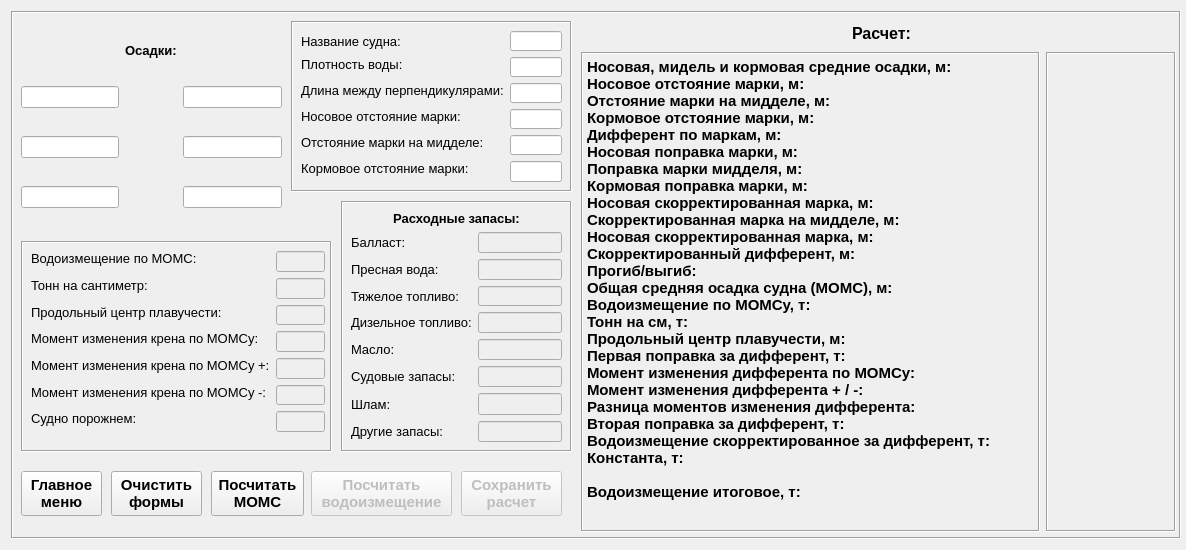
<?xml version="1.0" encoding="UTF-8"?>
<ui version="4.0">
 <class>Form</class>
 <widget class="QWidget" name="Form">
  <property name="geometry">
   <rect>
    <x>0</x>
    <y>0</y>
    <width>1186</width>
    <height>550</height>
   </rect>
  </property>
  <property name="minimumSize">
   <size>
    <width>1186</width>
    <height>550</height>
   </size>
  </property>
  <property name="windowTitle">
   <string>Расчет водоизмещения отдельного судна</string>
  </property>
  <layout class="QGridLayout" name="gridLayout">
   <item row="0" column="0">
    <widget class="QFrame" name="frame_3">
     <property name="sizePolicy">
      <sizepolicy hsizetype="Expanding" vsizetype="Expanding">
       <horstretch>0</horstretch>
       <verstretch>0</verstretch>
      </sizepolicy>
     </property>
     <property name="minimumSize">
      <size>
       <width>1170</width>
       <height>0</height>
      </size>
     </property>
     <property name="maximumSize">
      <size>
       <width>1170</width>
       <height>531</height>
      </size>
     </property>
     <property name="frameShape">
      <enum>QFrame::Box</enum>
     </property>
     <property name="frameShadow">
      <enum>QFrame::Sunken</enum>
     </property>
     <widget class="QFrame" name="frame">
      <property name="geometry">
       <rect>
        <x>280</x>
        <y>10</y>
        <width>281</width>
        <height>171</height>
       </rect>
      </property>
      <property name="sizePolicy">
       <sizepolicy hsizetype="MinimumExpanding" vsizetype="Minimum">
        <horstretch>0</horstretch>
        <verstretch>0</verstretch>
       </sizepolicy>
      </property>
      <property name="frameShape">
       <enum>QFrame::Box</enum>
      </property>
      <property name="frameShadow">
       <enum>QFrame::Sunken</enum>
      </property>
      <widget class="QWidget" name="layoutWidget">
       <property name="geometry">
        <rect>
         <x>10</x>
         <y>10</y>
         <width>261</width>
         <height>151</height>
        </rect>
       </property>
       <layout class="QFormLayout" name="formLayout_2">
        <property name="sizeConstraint">
         <enum>QLayout::SetMaximumSize</enum>
        </property>
        <item row="1" column="0">
         <widget class="QLabel" name="dens_l">
          <property name="sizePolicy">
           <sizepolicy hsizetype="Maximum" vsizetype="Maximum">
            <horstretch>0</horstretch>
            <verstretch>0</verstretch>
           </sizepolicy>
          </property>
          <property name="font">
           <font>
            <family>Tahoma</family>
            <pointsize>10</pointsize>
           </font>
          </property>
          <property name="text">
           <string>Плотность воды:</string>
          </property>
         </widget>
        </item>
        <item row="1" column="1">
         <widget class="QLineEdit" name="dens_f">
          <property name="sizePolicy">
           <sizepolicy hsizetype="Maximum" vsizetype="Fixed">
            <horstretch>0</horstretch>
            <verstretch>0</verstretch>
           </sizepolicy>
          </property>
          <property name="alignment">
           <set>Qt::AlignCenter</set>
          </property>
         </widget>
        </item>
        <item row="2" column="0">
         <widget class="QLabel" name="LBP_l">
          <property name="sizePolicy">
           <sizepolicy hsizetype="Maximum" vsizetype="Maximum">
            <horstretch>0</horstretch>
            <verstretch>0</verstretch>
           </sizepolicy>
          </property>
          <property name="font">
           <font>
            <family>Tahoma</family>
            <pointsize>10</pointsize>
           </font>
          </property>
          <property name="text">
           <string>Длина между перпендикулярами:</string>
          </property>
         </widget>
        </item>
        <item row="2" column="1">
         <widget class="QLineEdit" name="LBP_f">
          <property name="sizePolicy">
           <sizepolicy hsizetype="Maximum" vsizetype="Fixed">
            <horstretch>0</horstretch>
            <verstretch>0</verstretch>
           </sizepolicy>
          </property>
          <property name="alignment">
           <set>Qt::AlignCenter</set>
          </property>
         </widget>
        </item>
        <item row="3" column="0">
         <widget class="QLabel" name="fwd_delta_l">
          <property name="sizePolicy">
           <sizepolicy hsizetype="Maximum" vsizetype="Maximum">
            <horstretch>0</horstretch>
            <verstretch>0</verstretch>
           </sizepolicy>
          </property>
          <property name="font">
           <font>
            <family>Tahoma</family>
            <pointsize>10</pointsize>
           </font>
          </property>
          <property name="text">
           <string>Носовое отстояние марки:</string>
          </property>
         </widget>
        </item>
        <item row="3" column="1">
         <widget class="QLineEdit" name="fwd_delta_f">
          <property name="sizePolicy">
           <sizepolicy hsizetype="Maximum" vsizetype="Fixed">
            <horstretch>0</horstretch>
            <verstretch>0</verstretch>
           </sizepolicy>
          </property>
          <property name="alignment">
           <set>Qt::AlignCenter</set>
          </property>
         </widget>
        </item>
        <item row="4" column="0">
         <widget class="QLabel" name="mid_delta_l">
          <property name="sizePolicy">
           <sizepolicy hsizetype="Maximum" vsizetype="Maximum">
            <horstretch>0</horstretch>
            <verstretch>0</verstretch>
           </sizepolicy>
          </property>
          <property name="font">
           <font>
            <family>Tahoma</family>
            <pointsize>10</pointsize>
           </font>
          </property>
          <property name="text">
           <string>Отстояние марки на мидделе:</string>
          </property>
         </widget>
        </item>
        <item row="4" column="1">
         <widget class="QLineEdit" name="mid_delta_f">
          <property name="sizePolicy">
           <sizepolicy hsizetype="Maximum" vsizetype="Fixed">
            <horstretch>0</horstretch>
            <verstretch>0</verstretch>
           </sizepolicy>
          </property>
          <property name="alignment">
           <set>Qt::AlignCenter</set>
          </property>
         </widget>
        </item>
        <item row="5" column="0">
         <widget class="QLabel" name="aft_delta_l">
          <property name="sizePolicy">
           <sizepolicy hsizetype="Maximum" vsizetype="Maximum">
            <horstretch>0</horstretch>
            <verstretch>0</verstretch>
           </sizepolicy>
          </property>
          <property name="font">
           <font>
            <family>Tahoma</family>
            <pointsize>10</pointsize>
           </font>
          </property>
          <property name="text">
           <string>Кормовое отстояние марки:</string>
          </property>
         </widget>
        </item>
        <item row="5" column="1">
         <widget class="QLineEdit" name="aft_delta_f">
          <property name="sizePolicy">
           <sizepolicy hsizetype="Maximum" vsizetype="Preferred">
            <horstretch>0</horstretch>
            <verstretch>0</verstretch>
           </sizepolicy>
          </property>
          <property name="alignment">
           <set>Qt::AlignCenter</set>
          </property>
         </widget>
        </item>
        <item row="0" column="1">
         <widget class="QLineEdit" name="ships_name">
          <property name="sizePolicy">
           <sizepolicy hsizetype="Maximum" vsizetype="Fixed">
            <horstretch>0</horstretch>
            <verstretch>0</verstretch>
           </sizepolicy>
          </property>
          <property name="alignment">
           <set>Qt::AlignCenter</set>
          </property>
         </widget>
        </item>
        <item row="0" column="0">
         <widget class="QLabel" name="label">
          <property name="font">
           <font>
            <family>Tahoma</family>
            <pointsize>10</pointsize>
           </font>
          </property>
          <property name="text">
           <string>Название судна:</string>
          </property>
         </widget>
        </item>
       </layout>
      </widget>
     </widget>
     <widget class="QFrame" name="frame_2">
      <property name="geometry">
       <rect>
        <x>10</x>
        <y>230</y>
        <width>311</width>
        <height>211</height>
       </rect>
      </property>
      <property name="sizePolicy">
       <sizepolicy hsizetype="MinimumExpanding" vsizetype="Preferred">
        <horstretch>0</horstretch>
        <verstretch>0</verstretch>
       </sizepolicy>
      </property>
      <property name="frameShape">
       <enum>QFrame::Box</enum>
      </property>
      <property name="frameShadow">
       <enum>QFrame::Sunken</enum>
      </property>
      <widget class="QLabel" name="disp_MOMC_l">
       <property name="geometry">
        <rect>
         <x>20</x>
         <y>-48</y>
         <width>94</width>
         <height>16</height>
        </rect>
       </property>
       <property name="sizePolicy">
        <sizepolicy hsizetype="Maximum" vsizetype="Maximum">
         <horstretch>0</horstretch>
         <verstretch>0</verstretch>
        </sizepolicy>
       </property>
       <property name="font">
        <font>
         <family>Tahoma</family>
         <pointsize>10</pointsize>
        </font>
       </property>
       <property name="text">
        <string>Displ. by MOMC:</string>
       </property>
      </widget>
      <widget class="QLineEdit" name="disp_MOMC_">
       <property name="geometry">
        <rect>
         <x>120</x>
         <y>-48</y>
         <width>133</width>
         <height>20</height>
        </rect>
       </property>
       <property name="sizePolicy">
        <sizepolicy hsizetype="Maximum" vsizetype="Fixed">
         <horstretch>0</horstretch>
         <verstretch>0</verstretch>
        </sizepolicy>
       </property>
       <property name="alignment">
        <set>Qt::AlignCenter</set>
       </property>
      </widget>
      <widget class="QWidget" name="layoutWidget_3">
       <property name="geometry">
        <rect>
         <x>10</x>
         <y>10</y>
         <width>294</width>
         <height>181</height>
        </rect>
       </property>
       <layout class="QFormLayout" name="formLayout_3">
        <property name="sizeConstraint">
         <enum>QLayout::SetMaximumSize</enum>
        </property>
        <item row="0" column="0">
         <widget class="QLabel" name="displ_momc_l">
          <property name="sizePolicy">
           <sizepolicy hsizetype="Maximum" vsizetype="Maximum">
            <horstretch>0</horstretch>
            <verstretch>0</verstretch>
           </sizepolicy>
          </property>
          <property name="font">
           <font>
            <family>Tahoma</family>
            <pointsize>10</pointsize>
           </font>
          </property>
          <property name="text">
           <string>Водоизмещение по MOMC:</string>
          </property>
         </widget>
        </item>
        <item row="0" column="1">
         <widget class="QLineEdit" name="displ_momc_f">
          <property name="enabled">
           <bool>false</bool>
          </property>
          <property name="sizePolicy">
           <sizepolicy hsizetype="Maximum" vsizetype="Fixed">
            <horstretch>0</horstretch>
            <verstretch>0</verstretch>
           </sizepolicy>
          </property>
          <property name="alignment">
           <set>Qt::AlignCenter</set>
          </property>
         </widget>
        </item>
        <item row="1" column="0">
         <widget class="QLabel" name="TPC_l">
          <property name="sizePolicy">
           <sizepolicy hsizetype="Maximum" vsizetype="Maximum">
            <horstretch>0</horstretch>
            <verstretch>0</verstretch>
           </sizepolicy>
          </property>
          <property name="font">
           <font>
            <family>Tahoma</family>
            <pointsize>10</pointsize>
           </font>
          </property>
          <property name="text">
           <string>Тонн на сантиметр:</string>
          </property>
         </widget>
        </item>
        <item row="1" column="1">
         <widget class="QLineEdit" name="TPC_f">
          <property name="enabled">
           <bool>false</bool>
          </property>
          <property name="sizePolicy">
           <sizepolicy hsizetype="Maximum" vsizetype="Fixed">
            <horstretch>0</horstretch>
            <verstretch>0</verstretch>
           </sizepolicy>
          </property>
          <property name="alignment">
           <set>Qt::AlignCenter</set>
          </property>
         </widget>
        </item>
        <item row="2" column="0">
         <widget class="QLabel" name="LCF_l">
          <property name="sizePolicy">
           <sizepolicy hsizetype="Maximum" vsizetype="Maximum">
            <horstretch>0</horstretch>
            <verstretch>0</verstretch>
           </sizepolicy>
          </property>
          <property name="font">
           <font>
            <family>Tahoma</family>
            <pointsize>10</pointsize>
           </font>
          </property>
          <property name="text">
           <string>Продольный центр плавучести:</string>
          </property>
         </widget>
        </item>
        <item row="2" column="1">
         <widget class="QLineEdit" name="LCF_f">
          <property name="enabled">
           <bool>false</bool>
          </property>
          <property name="sizePolicy">
           <sizepolicy hsizetype="Maximum" vsizetype="Fixed">
            <horstretch>0</horstretch>
            <verstretch>0</verstretch>
           </sizepolicy>
          </property>
          <property name="alignment">
           <set>Qt::AlignCenter</set>
          </property>
         </widget>
        </item>
        <item row="3" column="0">
         <widget class="QLabel" name="MTC_l">
          <property name="sizePolicy">
           <sizepolicy hsizetype="Maximum" vsizetype="Maximum">
            <horstretch>0</horstretch>
            <verstretch>0</verstretch>
           </sizepolicy>
          </property>
          <property name="font">
           <font>
            <family>Tahoma</family>
            <pointsize>10</pointsize>
           </font>
          </property>
          <property name="text">
           <string>Момент изменения крена по МОМСу:</string>
          </property>
         </widget>
        </item>
        <item row="3" column="1">
         <widget class="QLineEdit" name="MTC_f">
          <property name="enabled">
           <bool>false</bool>
          </property>
          <property name="sizePolicy">
           <sizepolicy hsizetype="Maximum" vsizetype="Fixed">
            <horstretch>0</horstretch>
            <verstretch>0</verstretch>
           </sizepolicy>
          </property>
          <property name="alignment">
           <set>Qt::AlignCenter</set>
          </property>
         </widget>
        </item>
        <item row="4" column="0">
         <widget class="QLabel" name="MTC_plus_l">
          <property name="sizePolicy">
           <sizepolicy hsizetype="Maximum" vsizetype="Maximum">
            <horstretch>0</horstretch>
            <verstretch>0</verstretch>
           </sizepolicy>
          </property>
          <property name="font">
           <font>
            <family>Tahoma</family>
            <pointsize>10</pointsize>
           </font>
          </property>
          <property name="text">
           <string>Момент изменения крена по МОМСу +:</string>
          </property>
         </widget>
        </item>
        <item row="4" column="1">
         <widget class="QLineEdit" name="MTC_plus_f">
          <property name="enabled">
           <bool>false</bool>
          </property>
          <property name="sizePolicy">
           <sizepolicy hsizetype="Maximum" vsizetype="Fixed">
            <horstretch>0</horstretch>
            <verstretch>0</verstretch>
           </sizepolicy>
          </property>
          <property name="alignment">
           <set>Qt::AlignCenter</set>
          </property>
         </widget>
        </item>
        <item row="5" column="0">
         <widget class="QLabel" name="MTC_minus_l">
          <property name="sizePolicy">
           <sizepolicy hsizetype="Maximum" vsizetype="Maximum">
            <horstretch>0</horstretch>
            <verstretch>0</verstretch>
           </sizepolicy>
          </property>
          <property name="font">
           <font>
            <family>Tahoma</family>
            <pointsize>10</pointsize>
           </font>
          </property>
          <property name="text">
           <string>Момент изменения крена по МОМСу -:</string>
          </property>
         </widget>
        </item>
        <item row="5" column="1">
         <widget class="QLineEdit" name="MTC_minus_f">
          <property name="enabled">
           <bool>false</bool>
          </property>
          <property name="sizePolicy">
           <sizepolicy hsizetype="Maximum" vsizetype="Fixed">
            <horstretch>0</horstretch>
            <verstretch>0</verstretch>
           </sizepolicy>
          </property>
          <property name="alignment">
           <set>Qt::AlignCenter</set>
          </property>
         </widget>
        </item>
        <item row="6" column="0">
         <widget class="QLabel" name="light_ship_l">
          <property name="sizePolicy">
           <sizepolicy hsizetype="Maximum" vsizetype="Maximum">
            <horstretch>0</horstretch>
            <verstretch>0</verstretch>
           </sizepolicy>
          </property>
          <property name="font">
           <font>
            <family>Tahoma</family>
            <pointsize>10</pointsize>
           </font>
          </property>
          <property name="text">
           <string>Судно порожнем:</string>
          </property>
         </widget>
        </item>
        <item row="6" column="1">
         <widget class="QLineEdit" name="light_ship_f">
          <property name="enabled">
           <bool>false</bool>
          </property>
          <property name="sizePolicy">
           <sizepolicy hsizetype="Maximum" vsizetype="Fixed">
            <horstretch>0</horstretch>
            <verstretch>0</verstretch>
           </sizepolicy>
          </property>
          <property name="alignment">
           <set>Qt::AlignCenter</set>
          </property>
         </widget>
        </item>
       </layout>
      </widget>
     </widget>
     <widget class="QWidget" name="layoutWidget_5">
      <property name="geometry">
       <rect>
        <x>10</x>
        <y>10</y>
        <width>261</width>
        <height>211</height>
       </rect>
      </property>
      <layout class="QGridLayout" name="gridLayout_3">
       <item row="2" column="0">
        <widget class="QLineEdit" name="M_ps_line">
         <property name="alignment">
          <set>Qt::AlignCenter</set>
         </property>
        </widget>
       </item>
       <item row="1" column="1" rowspan="3" colspan="2">
        <widget class="QLabel" name="ship_2">
         <property name="sizePolicy">
          <sizepolicy hsizetype="Preferred" vsizetype="Minimum">
           <horstretch>0</horstretch>
           <verstretch>0</verstretch>
          </sizepolicy>
         </property>
         <property name="text">
          <string/>
         </property>
         <property name="pixmap">
          <pixmap>img/ship_rus.jpg</pixmap>
         </property>
        </widget>
       </item>
       <item row="0" column="1" colspan="2" alignment="Qt::AlignHCenter">
        <widget class="QLabel" name="drafts_label">
         <property name="sizePolicy">
          <sizepolicy hsizetype="Preferred" vsizetype="Maximum">
           <horstretch>0</horstretch>
           <verstretch>0</verstretch>
          </sizepolicy>
         </property>
         <property name="font">
          <font>
           <family>Tahoma</family>
           <pointsize>10</pointsize>
           <weight>75</weight>
           <bold>true</bold>
          </font>
         </property>
         <property name="midLineWidth">
          <number>1</number>
         </property>
         <property name="text">
          <string>Осадки:</string>
         </property>
        </widget>
       </item>
       <item row="1" column="3">
        <widget class="QLineEdit" name="F_ss_line">
         <property name="sizePolicy">
          <sizepolicy hsizetype="Preferred" vsizetype="Fixed">
           <horstretch>0</horstretch>
           <verstretch>0</verstretch>
          </sizepolicy>
         </property>
         <property name="minimumSize">
          <size>
           <width>0</width>
           <height>0</height>
          </size>
         </property>
         <property name="alignment">
          <set>Qt::AlignCenter</set>
         </property>
        </widget>
       </item>
       <item row="3" column="3">
        <widget class="QLineEdit" name="A_ss_line">
         <property name="alignment">
          <set>Qt::AlignCenter</set>
         </property>
        </widget>
       </item>
       <item row="1" column="0">
        <widget class="QLineEdit" name="F_ps_line">
         <property name="alignment">
          <set>Qt::AlignCenter</set>
         </property>
        </widget>
       </item>
       <item row="2" column="3">
        <widget class="QLineEdit" name="M_ss_line">
         <property name="alignment">
          <set>Qt::AlignCenter</set>
         </property>
        </widget>
       </item>
       <item row="3" column="0">
        <widget class="QLineEdit" name="A_ps_line">
         <property name="alignment">
          <set>Qt::AlignCenter</set>
         </property>
        </widget>
       </item>
      </layout>
     </widget>
     <widget class="QWidget" name="layoutWidget_6">
      <property name="geometry">
       <rect>
        <x>570</x>
        <y>10</y>
        <width>601</width>
        <height>511</height>
       </rect>
      </property>
      <layout class="QGridLayout" name="gridLayout_4">
       <item row="0" column="0" colspan="3" alignment="Qt::AlignHCenter">
        <widget class="QLabel" name="result_l">
         <property name="font">
          <font>
           <family>Tahoma</family>
           <pointsize>12</pointsize>
           <weight>75</weight>
           <bold>true</bold>
          </font>
         </property>
         <property name="text">
          <string>Расчет:</string>
         </property>
        </widget>
       </item>
       <item row="1" column="0">
        <widget class="QLabel" name="result_lables">
         <property name="sizePolicy">
          <sizepolicy hsizetype="Expanding" vsizetype="Minimum">
           <horstretch>0</horstretch>
           <verstretch>0</verstretch>
          </sizepolicy>
         </property>
         <property name="minimumSize">
          <size>
           <width>0</width>
           <height>480</height>
          </size>
         </property>
         <property name="font">
          <font>
           <family>Tahoma</family>
           <pointsize>11</pointsize>
           <weight>75</weight>
           <bold>true</bold>
          </font>
         </property>
         <property name="frameShape">
          <enum>QFrame::Box</enum>
         </property>
         <property name="frameShadow">
          <enum>QFrame::Sunken</enum>
         </property>
         <property name="text">
          <string>Носовая, мидель и кормовая средние осадки, м:
Носовое отстояние марки, м:
Отстояние марки на мидделе, м:
Кормовое отстояние марки, м:
Дифферент по маркам, м:
Носовая поправка марки, м:
Поправка марки мидделя, м:
Кормовая поправка марки, м:
Носовая скорректированная марка, м:
Скорректированная марка на мидделе, м:
Носовая скорректированная марка, м:
Скорректированный дифферент, м:
Прогиб/выгиб:
Общая средняя осадка судна (MOMC), м:
Водоизмещение по MOMCу, т:
Тонн на см, т:
Продольный центр плавучести, м:
Первая поправка за дифферент, т:
Момент изменения дифферента по МОМСу:
Момент изменения дифферента + / -:
Разница моментов изменения дифферента: 
Вторая поправка за дифферент, т:
Водоизмещение скорректированное за дифферент, т: 
Константа, т:

Водоизмещение итоговое, т:</string>
         </property>
         <property name="alignment">
          <set>Qt::AlignLeading|Qt::AlignLeft|Qt::AlignTop</set>
         </property>
        </widget>
       </item>
       <item row="1" column="1">
        <widget class="QLabel" name="result_anyvsl">
         <property name="sizePolicy">
          <sizepolicy hsizetype="Fixed" vsizetype="Fixed">
           <horstretch>0</horstretch>
           <verstretch>0</verstretch>
          </sizepolicy>
         </property>
         <property name="minimumSize">
          <size>
           <width>130</width>
           <height>480</height>
          </size>
         </property>
         <property name="font">
          <font>
           <family>Tahoma</family>
           <pointsize>11</pointsize>
           <weight>75</weight>
           <bold>true</bold>
          </font>
         </property>
         <property name="frameShape">
          <enum>QFrame::Box</enum>
         </property>
         <property name="frameShadow">
          <enum>QFrame::Sunken</enum>
         </property>
         <property name="text">
          <string/>
         </property>
         <property name="scaledContents">
          <bool>true</bool>
         </property>
         <property name="alignment">
          <set>Qt::AlignHCenter|Qt::AlignTop</set>
         </property>
        </widget>
       </item>
      </layout>
     </widget>
     <widget class="QPushButton" name="main_menu">
      <property name="geometry">
       <rect>
        <x>10</x>
        <y>460</y>
        <width>81</width>
        <height>45</height>
       </rect>
      </property>
      <property name="sizePolicy">
       <sizepolicy hsizetype="Maximum" vsizetype="Maximum">
        <horstretch>0</horstretch>
        <verstretch>0</verstretch>
       </sizepolicy>
      </property>
      <property name="font">
       <font>
        <family>Tahoma</family>
        <pointsize>11</pointsize>
        <weight>75</weight>
        <bold>true</bold>
       </font>
      </property>
      <property name="text">
       <string>Главное
меню</string>
      </property>
     </widget>
     <widget class="QPushButton" name="clear">
      <property name="geometry">
       <rect>
        <x>100</x>
        <y>460</y>
        <width>91</width>
        <height>45</height>
       </rect>
      </property>
      <property name="sizePolicy">
       <sizepolicy hsizetype="Maximum" vsizetype="Maximum">
        <horstretch>0</horstretch>
        <verstretch>0</verstretch>
       </sizepolicy>
      </property>
      <property name="font">
       <font>
        <family>Tahoma</family>
        <pointsize>11</pointsize>
        <weight>75</weight>
        <bold>true</bold>
       </font>
      </property>
      <property name="text">
       <string>Очистить
формы</string>
      </property>
     </widget>
     <widget class="QPushButton" name="export_2">
      <property name="enabled">
       <bool>false</bool>
      </property>
      <property name="geometry">
       <rect>
        <x>450</x>
        <y>460</y>
        <width>101</width>
        <height>45</height>
       </rect>
      </property>
      <property name="sizePolicy">
       <sizepolicy hsizetype="Fixed" vsizetype="Fixed">
        <horstretch>0</horstretch>
        <verstretch>0</verstretch>
       </sizepolicy>
      </property>
      <property name="font">
       <font>
        <family>Tahoma</family>
        <pointsize>11</pointsize>
        <weight>75</weight>
        <bold>true</bold>
       </font>
      </property>
      <property name="text">
       <string>Сохранить
расчет</string>
      </property>
     </widget>
     <widget class="QPushButton" name="countBtn_momc">
      <property name="geometry">
       <rect>
        <x>200</x>
        <y>460</y>
        <width>93</width>
        <height>45</height>
       </rect>
      </property>
      <property name="sizePolicy">
       <sizepolicy hsizetype="Maximum" vsizetype="Maximum">
        <horstretch>0</horstretch>
        <verstretch>0</verstretch>
       </sizepolicy>
      </property>
      <property name="font">
       <font>
        <family>Tahoma</family>
        <pointsize>11</pointsize>
        <weight>75</weight>
        <bold>true</bold>
       </font>
      </property>
      <property name="text">
       <string>Посчитать
МОМС</string>
      </property>
     </widget>
     <widget class="QPushButton" name="countBtn_displ">
      <property name="enabled">
       <bool>false</bool>
      </property>
      <property name="geometry">
       <rect>
        <x>300</x>
        <y>460</y>
        <width>141</width>
        <height>45</height>
       </rect>
      </property>
      <property name="sizePolicy">
       <sizepolicy hsizetype="Maximum" vsizetype="Maximum">
        <horstretch>0</horstretch>
        <verstretch>0</verstretch>
       </sizepolicy>
      </property>
      <property name="font">
       <font>
        <family>Tahoma</family>
        <pointsize>11</pointsize>
        <weight>75</weight>
        <bold>true</bold>
       </font>
      </property>
      <property name="text">
       <string>Посчитать
водоизмещение</string>
      </property>
     </widget>
     <widget class="QFrame" name="frame_4">
      <property name="geometry">
       <rect>
        <x>330</x>
        <y>190</y>
        <width>231</width>
        <height>251</height>
       </rect>
      </property>
      <property name="frameShape">
       <enum>QFrame::Box</enum>
      </property>
      <property name="frameShadow">
       <enum>QFrame::Sunken</enum>
      </property>
      <widget class="QWidget" name="layoutWidget_2">
       <property name="geometry">
        <rect>
         <x>10</x>
         <y>10</y>
         <width>211</width>
         <height>231</height>
        </rect>
       </property>
       <layout class="QVBoxLayout" name="verticalLayout">
        <item>
         <widget class="QLabel" name="label_10">
          <property name="sizePolicy">
           <sizepolicy hsizetype="Preferred" vsizetype="Maximum">
            <horstretch>0</horstretch>
            <verstretch>0</verstretch>
           </sizepolicy>
          </property>
          <property name="font">
           <font>
            <family>Tahoma</family>
            <pointsize>10</pointsize>
            <weight>75</weight>
            <bold>true</bold>
           </font>
          </property>
          <property name="layoutDirection">
           <enum>Qt::LeftToRight</enum>
          </property>
          <property name="text">
           <string>Расходные запасы:</string>
          </property>
          <property name="alignment">
           <set>Qt::AlignCenter</set>
          </property>
         </widget>
        </item>
        <item>
         <layout class="QFormLayout" name="formLayout">
          <property name="sizeConstraint">
           <enum>QLayout::SetFixedSize</enum>
          </property>
          <item row="0" column="0">
           <widget class="QLabel" name="ballast_l">
            <property name="font">
             <font>
              <family>Tahoma</family>
              <pointsize>10</pointsize>
             </font>
            </property>
            <property name="text">
             <string>Балласт:</string>
            </property>
           </widget>
          </item>
          <item row="1" column="0">
           <widget class="QLabel" name="fw_l">
            <property name="font">
             <font>
              <family>Tahoma</family>
              <pointsize>10</pointsize>
             </font>
            </property>
            <property name="text">
             <string>Пресная вода:</string>
            </property>
           </widget>
          </item>
          <item row="1" column="1">
           <widget class="QLineEdit" name="fw_f">
            <property name="enabled">
             <bool>false</bool>
            </property>
            <property name="alignment">
             <set>Qt::AlignCenter</set>
            </property>
           </widget>
          </item>
          <item row="2" column="0">
           <widget class="QLabel" name="hfo_l">
            <property name="font">
             <font>
              <family>Tahoma</family>
              <pointsize>10</pointsize>
             </font>
            </property>
            <property name="text">
             <string>Тяжелое топливо:</string>
            </property>
           </widget>
          </item>
          <item row="2" column="1">
           <widget class="QLineEdit" name="hfo_f">
            <property name="enabled">
             <bool>false</bool>
            </property>
            <property name="maximumSize">
             <size>
              <width>133</width>
              <height>20</height>
             </size>
            </property>
            <property name="alignment">
             <set>Qt::AlignCenter</set>
            </property>
           </widget>
          </item>
          <item row="3" column="0">
           <widget class="QLabel" name="mgo_l">
            <property name="font">
             <font>
              <family>Tahoma</family>
              <pointsize>10</pointsize>
             </font>
            </property>
            <property name="text">
             <string>Дизельное топливо:</string>
            </property>
           </widget>
          </item>
          <item row="3" column="1">
           <widget class="QLineEdit" name="mgo_f">
            <property name="enabled">
             <bool>false</bool>
            </property>
            <property name="alignment">
             <set>Qt::AlignCenter</set>
            </property>
           </widget>
          </item>
          <item row="4" column="0">
           <widget class="QLabel" name="lo_l">
            <property name="font">
             <font>
              <family>Tahoma</family>
              <pointsize>10</pointsize>
             </font>
            </property>
            <property name="text">
             <string>Масло:</string>
            </property>
           </widget>
          </item>
          <item row="4" column="1">
           <widget class="QLineEdit" name="lo_f">
            <property name="enabled">
             <bool>false</bool>
            </property>
            <property name="alignment">
             <set>Qt::AlignCenter</set>
            </property>
           </widget>
          </item>
          <item row="5" column="0">
           <widget class="QLabel" name="slops_l">
            <property name="font">
             <font>
              <family>Tahoma</family>
              <pointsize>10</pointsize>
             </font>
            </property>
            <property name="text">
             <string>Судовые запасы:</string>
            </property>
           </widget>
          </item>
          <item row="5" column="1">
           <widget class="QLineEdit" name="slops_f">
            <property name="enabled">
             <bool>false</bool>
            </property>
            <property name="alignment">
             <set>Qt::AlignCenter</set>
            </property>
           </widget>
          </item>
          <item row="6" column="0">
           <widget class="QLabel" name="sludge_l">
            <property name="font">
             <font>
              <family>Tahoma</family>
              <pointsize>10</pointsize>
             </font>
            </property>
            <property name="text">
             <string>Шлам:</string>
            </property>
           </widget>
          </item>
          <item row="6" column="1">
           <widget class="QLineEdit" name="sludge_f">
            <property name="enabled">
             <bool>false</bool>
            </property>
            <property name="alignment">
             <set>Qt::AlignCenter</set>
            </property>
           </widget>
          </item>
          <item row="7" column="0">
           <widget class="QLabel" name="other_l">
            <property name="font">
             <font>
              <family>Tahoma</family>
              <pointsize>10</pointsize>
             </font>
            </property>
            <property name="text">
             <string>Другие запасы:</string>
            </property>
           </widget>
          </item>
          <item row="7" column="1">
           <widget class="QLineEdit" name="other_f">
            <property name="enabled">
             <bool>false</bool>
            </property>
            <property name="sizePolicy">
             <sizepolicy hsizetype="Fixed" vsizetype="Expanding">
              <horstretch>0</horstretch>
              <verstretch>0</verstretch>
             </sizepolicy>
            </property>
            <property name="alignment">
             <set>Qt::AlignCenter</set>
            </property>
           </widget>
          </item>
          <item row="0" column="1">
           <widget class="QLineEdit" name="ballast_f">
            <property name="enabled">
             <bool>false</bool>
            </property>
            <property name="sizePolicy">
             <sizepolicy hsizetype="MinimumExpanding" vsizetype="Fixed">
              <horstretch>0</horstretch>
              <verstretch>0</verstretch>
             </sizepolicy>
            </property>
            <property name="minimumSize">
             <size>
              <width>60</width>
              <height>0</height>
             </size>
            </property>
            <property name="alignment">
             <set>Qt::AlignCenter</set>
            </property>
           </widget>
          </item>
         </layout>
        </item>
       </layout>
      </widget>
     </widget>
    </widget>
   </item>
  </layout>
 </widget>
 <tabstops>
  <tabstop>F_ps_line</tabstop>
  <tabstop>F_ss_line</tabstop>
  <tabstop>M_ps_line</tabstop>
  <tabstop>M_ss_line</tabstop>
  <tabstop>A_ps_line</tabstop>
  <tabstop>A_ss_line</tabstop>
  <tabstop>ships_name</tabstop>
  <tabstop>dens_f</tabstop>
  <tabstop>LBP_f</tabstop>
  <tabstop>fwd_delta_f</tabstop>
  <tabstop>mid_delta_f</tabstop>
  <tabstop>aft_delta_f</tabstop>
  <tabstop>displ_momc_f</tabstop>
  <tabstop>TPC_f</tabstop>
  <tabstop>LCF_f</tabstop>
  <tabstop>MTC_f</tabstop>
  <tabstop>MTC_plus_f</tabstop>
  <tabstop>MTC_minus_f</tabstop>
  <tabstop>light_ship_f</tabstop>
  <tabstop>ballast_f</tabstop>
  <tabstop>fw_f</tabstop>
  <tabstop>hfo_f</tabstop>
  <tabstop>mgo_f</tabstop>
  <tabstop>lo_f</tabstop>
  <tabstop>slops_f</tabstop>
  <tabstop>sludge_f</tabstop>
  <tabstop>other_f</tabstop>
  <tabstop>main_menu</tabstop>
  <tabstop>clear</tabstop>
  <tabstop>countBtn_momc</tabstop>
  <tabstop>countBtn_displ</tabstop>
  <tabstop>export_2</tabstop>
  <tabstop>disp_MOMC_</tabstop>
 </tabstops>
 <resources/>
 <connections/>
</ui>
